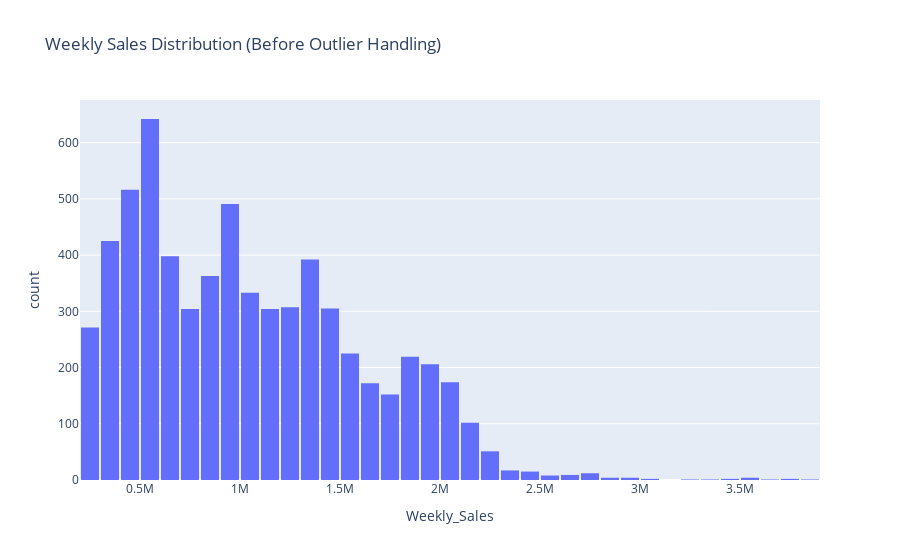
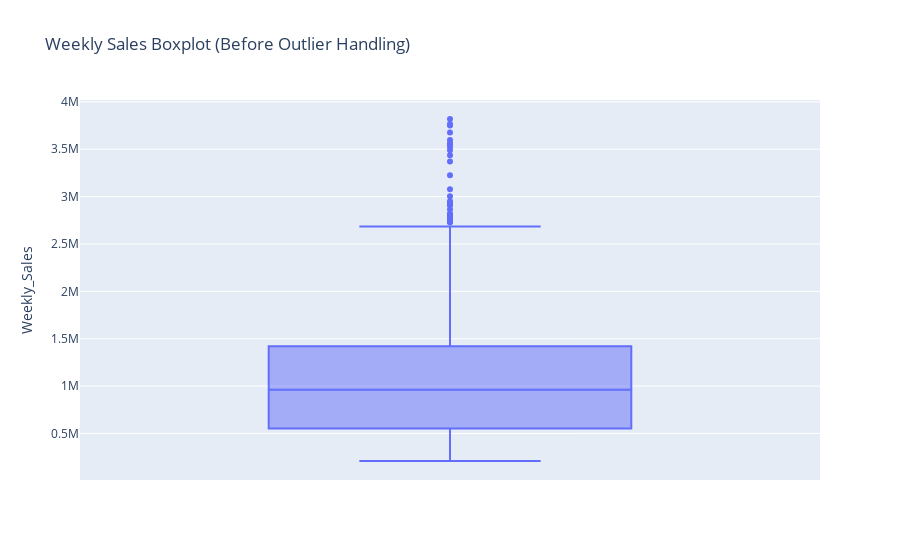

Here is the notebook cell these charts were saved with, in order:
### Code cell
# Histogram
fig1 = px.histogram(df, x='Weekly_Sales', nbins=50, title='Weekly Sales Distribution (Before Outlier Handling)')
fig1.update_layout(bargap=0.1)
fig1.show()

# Boxplot
fig2 = px.box(df, y='Weekly_Sales', title='Weekly Sales Boxplot (Before Outlier Handling)')
fig2.show()

# Histogram
plt.figure(figsize=(10, 4))
sns.histplot(df['Weekly_Sales'], bins=50, kde=True)
plt.title('Weekly Sales Distribution (Before Outlier Handling)')
plt.xlabel('Weekly Sales')
plt.ylabel('Frequency')
plt.show()

# Boxplot
plt.figure(figsize=(10, 2))
sns.boxplot(x=df['Weekly_Sales'])
plt.title('Weekly Sales Boxplot (Before Outlier Handling)')
plt.show()

### Figure 1 — Plotly figure (JSON) as saved in the notebook; plotly's stock layout.template omitted (floating-point values rounded to 4 significant figures; data arrays with more than 128 entries replaced by an {"elided": "..."} marker saying what was removed)
{"data": [{"bingroup": "x", "hovertemplate": "Weekly_Sales=%{x}<br>count=%{y}<extra></extra>", "legendgroup": "", "marker": {"color": "#636efa", "pattern": {"shape": ""}}, "name": "", "nbinsx": 50, "orientation": "v", "showlegend": false, "type": "histogram", "x": {"elided": "6435 float values"}, "xaxis": "x", "yaxis": "y"}], "layout": {"bargap": 0.1, "barmode": "relative", "legend": {"tracegroupgap": 0}, "title": {"text": "Weekly Sales Distribution (Before Outlier Handling)"}, "xaxis": {"anchor": "y", "domain": [0, 1], "title": {"text": "Weekly_Sales"}}, "yaxis": {"anchor": "x", "domain": [0, 1], "title": {"text": "count"}}}}

### Figure 2 — Plotly figure (JSON) as saved in the notebook; plotly's stock layout.template omitted (floating-point values rounded to 4 significant figures; data arrays with more than 128 entries replaced by an {"elided": "..."} marker saying what was removed)
{"data": [{"alignmentgroup": "True", "hovertemplate": "Weekly_Sales=%{y}<extra></extra>", "legendgroup": "", "marker": {"color": "#636efa"}, "name": "", "notched": false, "offsetgroup": "", "orientation": "v", "showlegend": false, "type": "box", "x0": " ", "xaxis": "x", "y": {"elided": "6435 float values"}, "y0": " ", "yaxis": "y"}], "layout": {"boxmode": "group", "legend": {"tracegroupgap": 0}, "title": {"text": "Weekly Sales Boxplot (Before Outlier Handling)"}, "xaxis": {"anchor": "y", "domain": [0, 1]}, "yaxis": {"anchor": "x", "domain": [0, 1], "title": {"text": "Weekly_Sales"}}}}
